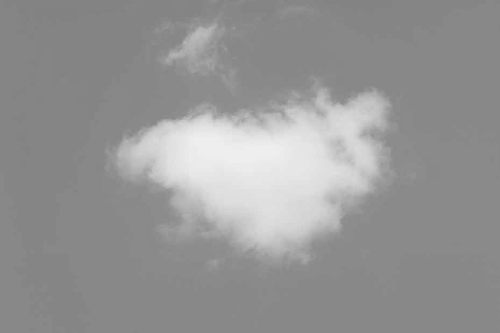
%> input picture maths/Traitement image/nuageNDG.bmp, 500 x 333 px
$ octave tp4.m   (GNU Octave 9; MATLAB toolbox functions it lacks are replaced by stand-ins)
%> lines starting %> are read from the running program, lines starting %| are printed output that depends on the picture; in (x1, y1, x2, y2) boxes, pixels count from 0 and x2, y2 are one past the last pixel; in counts of white or black regions, pixels touching at a corner belong together; the program's own positions count from 1
### maths/Traitement image/gaussmf.m
## Copyright (C) 2011 L. Markowsky <lmarkov@users.sourceforge.net>
##
## This file is part of the fuzzy-logic-toolkit.
##
## The fuzzy-logic-toolkit is free software; you can redistribute it
## and/or modify it under the terms of the GNU General Public License
## as published by the Free Software Foundation; either version 3 of
## the License, or (at your option) any later version.
##
## The fuzzy-logic-toolkit is distributed in the hope that it will be
## useful, but WITHOUT ANY WARRANTY; without even the implied warranty
## of MERCHANTABILITY or FITNESS FOR A PARTICULAR PURPOSE.  See the GNU
## General Public License for more details.
##
## You should have received a copy of the GNU General Public License
## along with the fuzzy-logic-toolkit; see the file COPYING.  If not,
## see <http://www.gnu.org/licenses/>.

## -*- texinfo -*-
## @deftypefn {Function File} {@var{y} =} gaussmf (@var{x}, @var{params})
## @deftypefnx {Function File} {@var{y} =} gaussmf (@var{[x1 x2 ... xn]}, @var{[sig c]})
##
## For a given domain @var{x} and parameters @var{params} (or @var{[sig c]}),
## return the corresponding @var{y} values for the Gaussian membership
## function. This membership function is shaped like the Gaussian (normal)
## distribution, but scaled to have a maximum value of 1. By contrast, the
## area under the Gaussian distribution curve is 1.
##
## The argument @var{x} must be a real number or a non-empty vector of strictly
## increasing real numbers, and @var{sig} and @var{c} must be real numbers.
## This membership function satisfies the equation:
## @example
## f(x) = exp((-(x - c)^2)/(2 * sig^2))
## @end example
##
## @noindent
## which always returns values in the range [0, 1].
##
## Just as for the Gaussian (normal) distribution, the parameters @var{sig} and
## @var{c} represent:
## @itemize @w
## @item
## sig^2 == the variance (a measure of the width of the curve)
## @item
## c == the center (the mean; the x value of the peak)
## @end itemize
##
## @noindent
## For larger values of @var{sig}, the curve is flatter, and for smaller values
## of sig, the curve is narrower. The @var{y} value at the center is always 1:
## @itemize @w
## @item
## f(c) == 1
## @end itemize
##
## @noindent
## To run the demonstration code, type @t{demo('gaussmf')} at the Octave prompt.
##
## @seealso{dsigmf, gauss2mf, gbellmf, pimf, psigmf, sigmf, smf, trapmf, trimf, zmf}
## @end deftypefn

## Author:        L. Markowsky
## Keywords:      fuzzy-logic-toolkit fuzzy membership-function gaussian
## Directory:     fuzzy-logic-toolkit/inst/
## Filename:      gaussmf.m
## Last-Modified: 28 Oct 2011

function y = gaussmf (x, params)


  ## Calculate and return the y values of the membership function on the
  ## domain x.

  sig = params(1);
  c = params(2);

  y_val = @(x_val) exp ((-(x_val - c)^2)/(2 * sig^2));
  y = arrayfun (y_val, x);

endfunction

%!demo
%! x = -5:0.1:5;
%! params = [0.5 0];
%! y1 = gaussmf(x, params);
%! params = [1 0];
%! y2 = gaussmf(x, params);
%! params = [2 0];
%! y3 = gaussmf(x, params);
%! figure('NumberTitle', 'off', 'Name', 'gaussmf demo');
%! plot(x, y1, 'r;params = [0.5 0];', 'LineWidth', 2);
%! hold on ;
%! plot(x, y2, 'b;params = [1 0];', 'LineWidth', 2);
%! hold on ;
%! plot(x, y3, 'g;params = [2 0];', 'LineWidth', 2);
%! ylim([-0.1 1.1]);
%! xlabel('Crisp Input Value');
%! ylabel('Degree of Membership');
%! grid;
%! hold;

### maths/Traitement image/tp4.m
clear all;
close all;
clear all function

% TP 4
%% 1/ INDRODUCTION
figure('Name','Otsu','NumberTitle','off')

subplot(1,2,1);
im = imread('nuageNDG.bmp');
%> im is the input picture: size 333x500 uint8; min 130, max 238, mean 149.1

imagesc(im);
colormap(gray);
axis image;
title("image de base");

subplot(1,2,2);

[IDX,sep] = otsu_b(im,2);
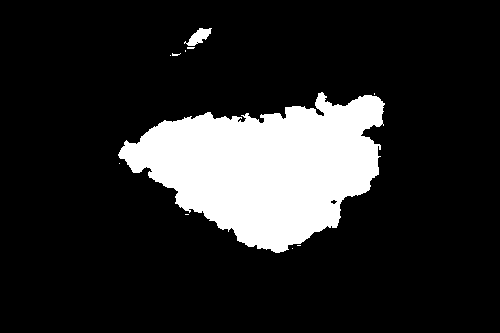
%> IDX: size 333x500 double; values 1 (black) and 2 (white), 15.6% white; 11 white regions (9 under 20 px), largest, box (x1, y1, x2, y2) and area: (118, 92, 385, 253) 25662, (184, 28, 212, 46) 249
%> sep = 0.892
IDX = IDX .* 50;
imagesc(IDX);
colormap(gray);
axis image;
title("image algo OTSU");

%% 2/ APPROCHE SUPERVISEE
figure('Name','Hist sous image','NumberTitle','off')
sub_img_fond = im(20:80 , 130:180);
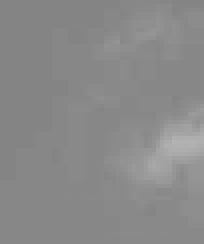
%> sub_img_fond: size 61x51 uint8 (shown 4 times larger); min 131, max 179, mean 137.6
sub_img_nuage = im(150:200 , 150:200);
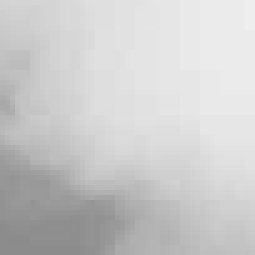
%> sub_img_nuage: size 51x51 uint8 (shown 5 times larger); min 139, max 238, mean 203.3

m_fond = mean(mean(sub_img_fond));
%> m_fond = 137.6
ec_fond = sqrt(mean(var(sub_img_fond)));
%> ec_fond = 5.21
m_nuage = mean(mean(sub_img_nuage));
%> m_nuage = 203.3
ec_nuage = sqrt(mean(var(sub_img_nuage)));
%> ec_nuage = 13.37

params = [ec_fond m_fond];
%> params = [5.21 137.6]
subplot(1,2,1);
x = 0:1:255;
y = gaussmf(x,params);
%> in gaussmf, `sig = params(1);`: sig = 5.21
%> in gaussmf, `c = params(2);`: c = 137.6
%> in gaussmf, `y = arrayfun (y_val, x);`: y = 256 values, max 0.996 at index 139, min 2.41e-152 at index 1, mean 0.051
plot(x, y);
str = sprintf('sous-image fond\nMoyenne = [%d]\nEcart type = [%d]',m_fond,ec_fond);
title(str);

subplot(1,2,2);
x2 = 0:1:255;
params = [ec_nuage m_nuage];
%> params = [13.37 203.3]
y2 = gaussmf(x,params);
%> y2 = 256 values, max 1 at index 204, min 6.32e-51 at index 1, mean 0.131
plot(x2, y2);
str = sprintf('sous-image nuage\nMoyenne = [%d]\nEcart type = [%d]',m_nuage,ec_nuage);
title(str);
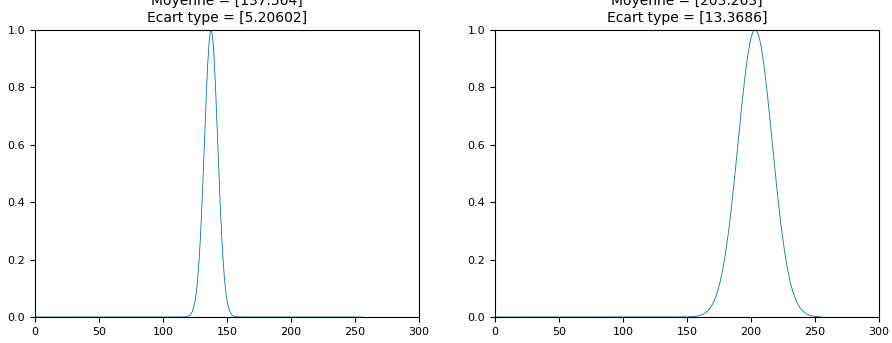
%> figure redrawn from the program's plot data, 2 panels; panel 1: curve peaks at x = 138, y = 0.996; panel 2: curve peaks at x = 203, y = 1

figure('Name','Determiner le seuil','NumberTitle','off')

x2 = 0:1:255;
params = [ec_nuage m_nuage];
y2 = gaussmf(x,params);
plot(x, y, x2, y2);
seuil = 151;
str = sprintf('seuil = [%d]',seuil);
title(str);
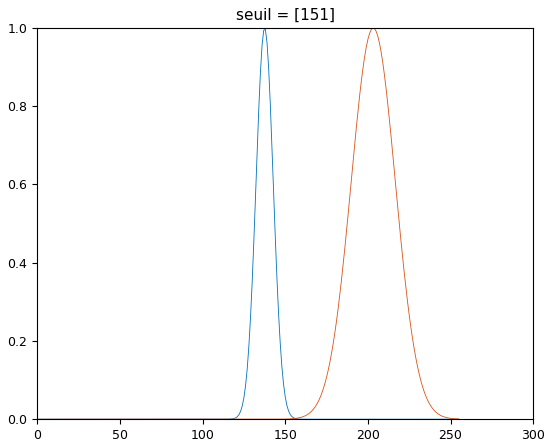
%> figure redrawn from the program's plot data; curve peaks at x = 138, y = 0.996; curve peaks at x = 203, y = 1
figure('Name','image methode supervisee','NumberTitle','off')


title("image supervisee");
subplot(1,2,1);
imb = 1 + (im > seuil) ;
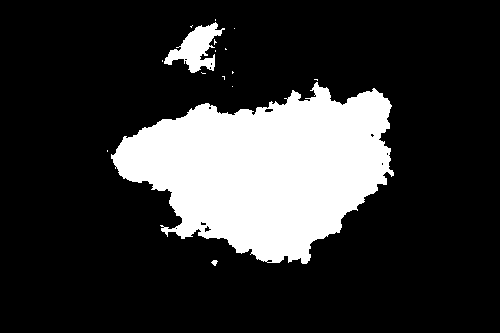
%> imb: size 333x500 double; values 1 (black) and 2 (white), 20.1% white; 16 white regions (13 under 20 px), largest, box (x1, y1, x2, y2) and area: (111, 82, 394, 264) 31937, (164, 22, 225, 73) 1385, (211, 260, 218, 266) 26
imagesc(imb);
colormap(gray);
axis image;
title("image supervisee");

subplot(1,2,2);
imagesc(IDX);
colormap(gray);
axis image;
title("image non supervisee");
